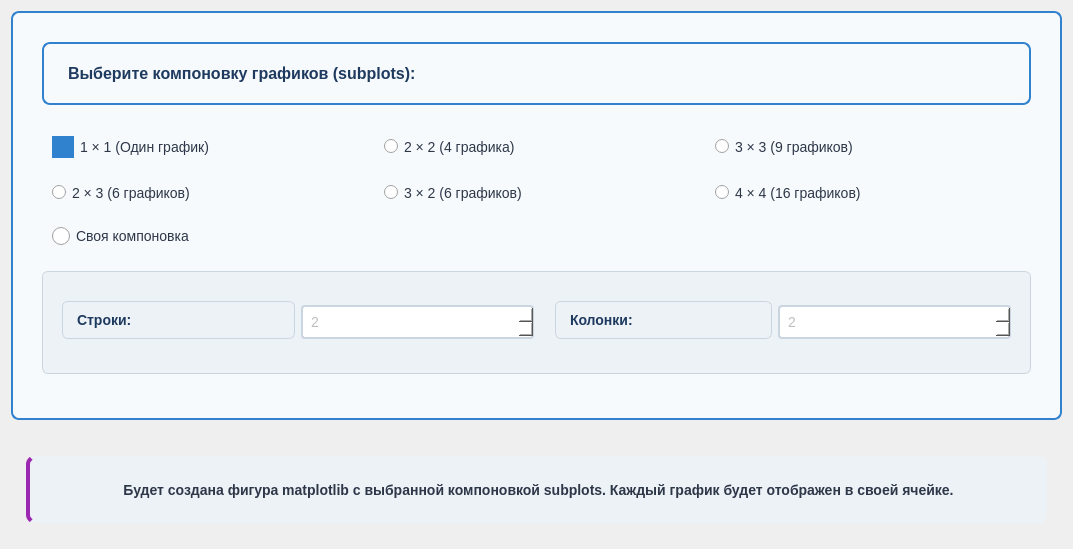
              <widget class="QWidget" name="scrollAreaWidgetContents_layout">
               <property name="geometry">
                <rect>
                 <x>0</x>
                 <y>0</y>
                 <width>1073</width>
                 <height>549</height>
                </rect>
               </property>
               <layout class="QVBoxLayout" name="verticalLayout_layout_scroll">
                <item>
                 <widget class="QFrame" name="layout_options_frame">
                  <property name="styleSheet">
                   <string notr="true">QFrame {
    background-color: #f7fafc;
    border: 2px solid #3182ce;
    border-radius: 8px;
    padding: 20px;
    margin-bottom: 15px;
}</string>
                  </property>
                  <layout class="QVBoxLayout" name="verticalLayout_layout_options">
                   <item>
                    <widget class="QLabel" name="label_layout_choice">
                     <property name="styleSheet">
                      <string notr="true">color: #1e3a5f;
font-size: 16px;
font-weight: bold;
text-align: center;
margin-bottom: 15px;</string>
                     </property>
                     <property name="text">
                      <string>Выберите компоновку графиков (subplots):</string>
                     </property>
                    </widget>
                   </item>
                   <item>
                    <layout class="QGridLayout" name="gridLayout_radio">
                     <item row="0" column="2">
                      <widget class="QRadioButton" name="radio_3x3">
                       <property name="styleSheet">
                        <string notr="true">QRadioButton {
    font-size: 14px;
    color: #2d3748;
    padding: 10px;
}</string>
                       </property>
                       <property name="text">
                        <string>3 × 3 (9 графиков)</string>
                       </property>
                      </widget>
                     </item>
                     <item row="0" column="0">
                      <widget class="QRadioButton" name="radio_1x1">
                       <property name="styleSheet">
                        <string notr="true">QRadioButton {
    font-size: 14px;
    color: #2d3748;
    padding: 10px;
}
QRadioButton::indicator {
    width: 18px;
    height: 18px;
}
QRadioButton::indicator:checked {
    background-color: #3182ce;
    border: 2px solid #3182ce;
}</string>
                       </property>
                       <property name="text">
                        <string>1 × 1 (Один график)</string>
                       </property>
                       <property name="checked">
                        <bool>true</bool>
                       </property>
                      </widget>
                     </item>
                     <item row="0" column="1">
                      <widget class="QRadioButton" name="radio_2x2">
                       <property name="styleSheet">
                        <string notr="true">QRadioButton {
    font-size: 14px;
    color: #2d3748;
    padding: 10px;
}</string>
                       </property>
                       <property name="text">
                        <string>2 × 2 (4 графика)</string>
                       </property>
                      </widget>
                     </item>
                     <item row="1" column="2">
                      <widget class="QRadioButton" name="radio_4x4">
                       <property name="styleSheet">
                        <string notr="true">QRadioButton {
    font-size: 14px;
    color: #2d3748;
    padding: 10px;
}</string>
                       </property>
                       <property name="text">
                        <string>4 × 4 (16 графиков)</string>
                       </property>
                      </widget>
                     </item>
                     <item row="1" column="1">
                      <widget class="QRadioButton" name="radio_3x2">
                       <property name="styleSheet">
                        <string notr="true">QRadioButton {
    font-size: 14px;
    color: #2d3748;
    padding: 10px;
}</string>
                       </property>
                       <property name="text">
                        <string>3 × 2 (6 графиков)</string>
                       </property>
                      </widget>
                     </item>
                     <item row="1" column="0">
                      <widget class="QRadioButton" name="radio_2x3">
                       <property name="styleSheet">
                        <string notr="true">QRadioButton {
    font-size: 14px;
    color: #2d3748;
    padding: 10px;
}</string>
                       </property>
                       <property name="text">
                        <string>2 × 3 (6 графиков)</string>
                       </property>
                      </widget>
                     </item>
                     <item row="2" column="0">
                      <widget class="QRadioButton" name="radio_self">
                       <property name="styleSheet">
                        <string notr="true">QRadioButton {
    font-size: 14px;
    color: #2d3748;
    padding: 10px;
}
QRadioButton::indicator {
    width: 18px;
    height: 18px;
}
QRadioButton::indicator:checked {
    background-color: #3182ce;
    border: 2px solid #3182ce;
}</string>
                       </property>
                       <property name="text">
                        <string>Своя компоновка</string>
                       </property>
                      </widget>
                     </item>
                    </layout>
                   </item>
                   <item>
                    <widget class="QFrame" name="custom_layout_frame">
                     <property name="styleSheet">
                      <string notr="true">QFrame {
    background-color: #edf2f7;
    border: 1px solid #cbd5e0;
    border-radius: 6px;
    padding: 10px;
    margin-top: 10px;
}</string>
                     </property>
                     <layout class="QHBoxLayout" name="horizontalLayout_custom">
                      <item>
                       <widget class="QLabel" name="label_custom_rows">
                        <property name="styleSheet">
                         <string notr="true">color: #1e3a5f;
font-size: 14px;
font-weight: bold;
min-width: 80px;</string>
                        </property>
                        <property name="text">
                         <string>Строки:</string>
                        </property>
                       </widget>
                      </item>
                      <item>
                       <widget class="QSpinBox" name="custom_rows_spin">
                        <property name="enabled">
                         <bool>false</bool>
                        </property>
                        <property name="styleSheet">
                         <string notr="true">QSpinBox {
    background-color: white;
    border: 2px solid #cbd5e0;
    border-radius: 4px;
    padding: 6px;
    font-size: 14px;
    min-width: 60px;
}
QSpinBox:focus {
    border-color: #3182ce;
}</string>
                        </property>
                        <property name="minimum">
                         <number>1</number>
                        </property>
                        <property name="maximum">
                         <number>4</number>
                        </property>
                        <property name="value">
                         <number>2</number>
                        </property>
                       </widget>
                      </item>
                      <item>
                       <widget class="QLabel" name="label_custom_cols">
                        <property name="styleSheet">
                         <string notr="true">color: #1e3a5f;
font-size: 14px;
font-weight: bold;
min-width: 80px;
margin-left: 15px;</string>
                        </property>
                        <property name="text">
                         <string>Колонки:</string>
                        </property>
                       </widget>
                      </item>
                      <item>
                       <widget class="QSpinBox" name="custom_cols_spin">
                        <property name="enabled">
                         <bool>false</bool>
                        </property>
                        <property name="styleSheet">
                         <string notr="true">QSpinBox {
    background-color: white;
    border: 2px solid #cbd5e0;
    border-radius: 4px;
    padding: 6px;
    font-size: 14px;
    min-width: 60px;
}
QSpinBox:focus {
    border-color: #3182ce;
}</string>
                        </property>
                        <property name="minimum">
                         <number>1</number>
                        </property>
                        <property name="maximum">
                         <number>4</number>
                        </property>
                        <property name="value">
                         <number>2</number>
                        </property>
                       </widget>
                      </item>
                     </layout>
                    </widget>
                   </item>
                  </layout>
                 </widget>
                </item>
                <item>
                 <widget class="QLabel" name="layout_info_label">
                  <property name="styleSheet">
                   <string notr="true">color: #2d3748;
font-size: 14px;
margin: 15px;
padding: 12px;
background-color: #edf2f7;
border-radius: 8px;
border-left: 4px solid #9C27B0;
font-weight: bold;</string>
                  </property>
                  <property name="text">
                   <string>Будет создана фигура matplotlib с выбранной компоновкой subplots. Каждый график будет отображен в своей ячейке.</string>
                  </property>
                  <property name="alignment">
                   <set>Qt::AlignCenter</set>
                  </property>
                  <property name="wordWrap">
                   <bool>true</bool>
                  </property>
                 </widget>
                </item>
               </layout>
              </widget>
